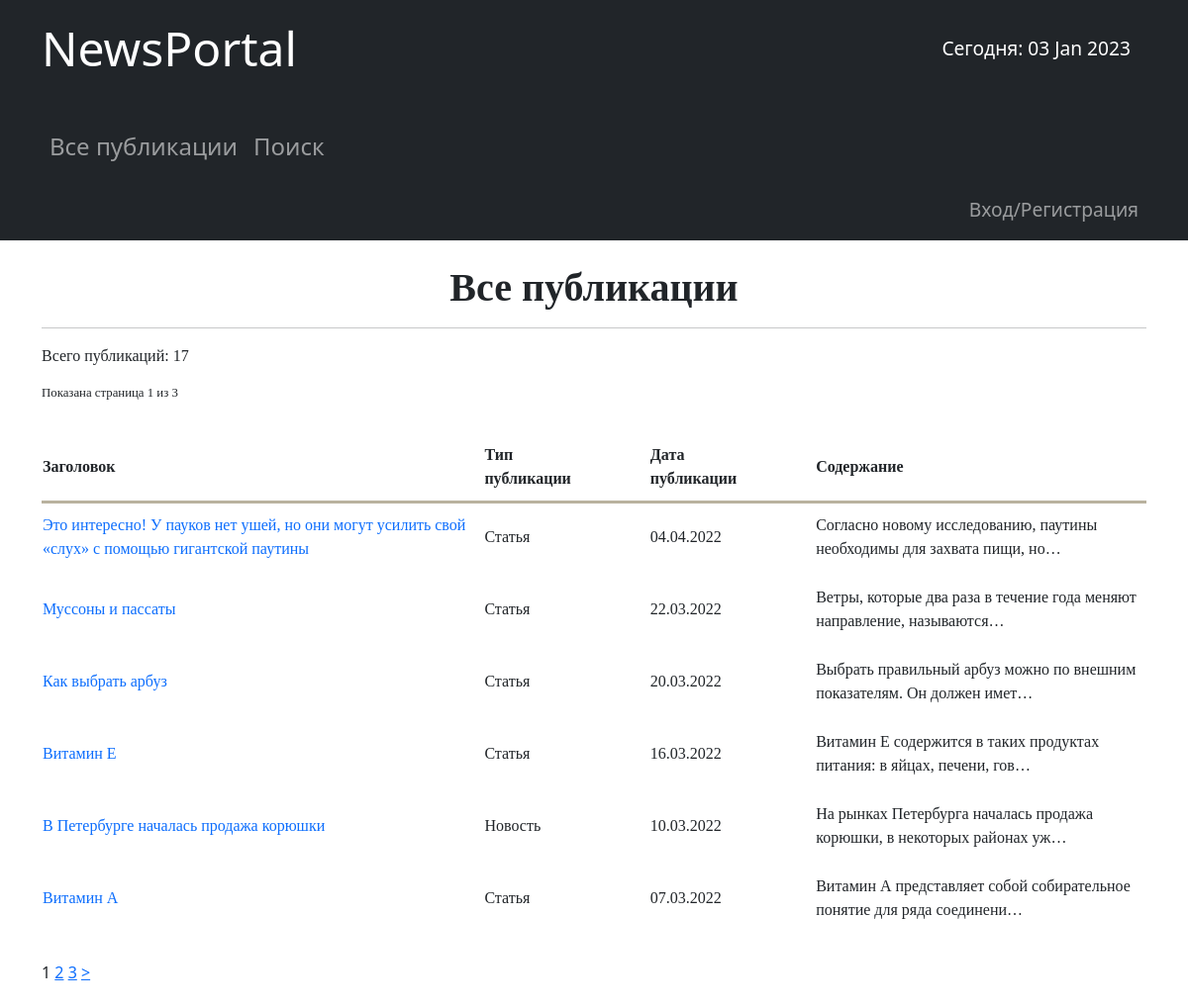
/, run on an earlier commit of the app's database.
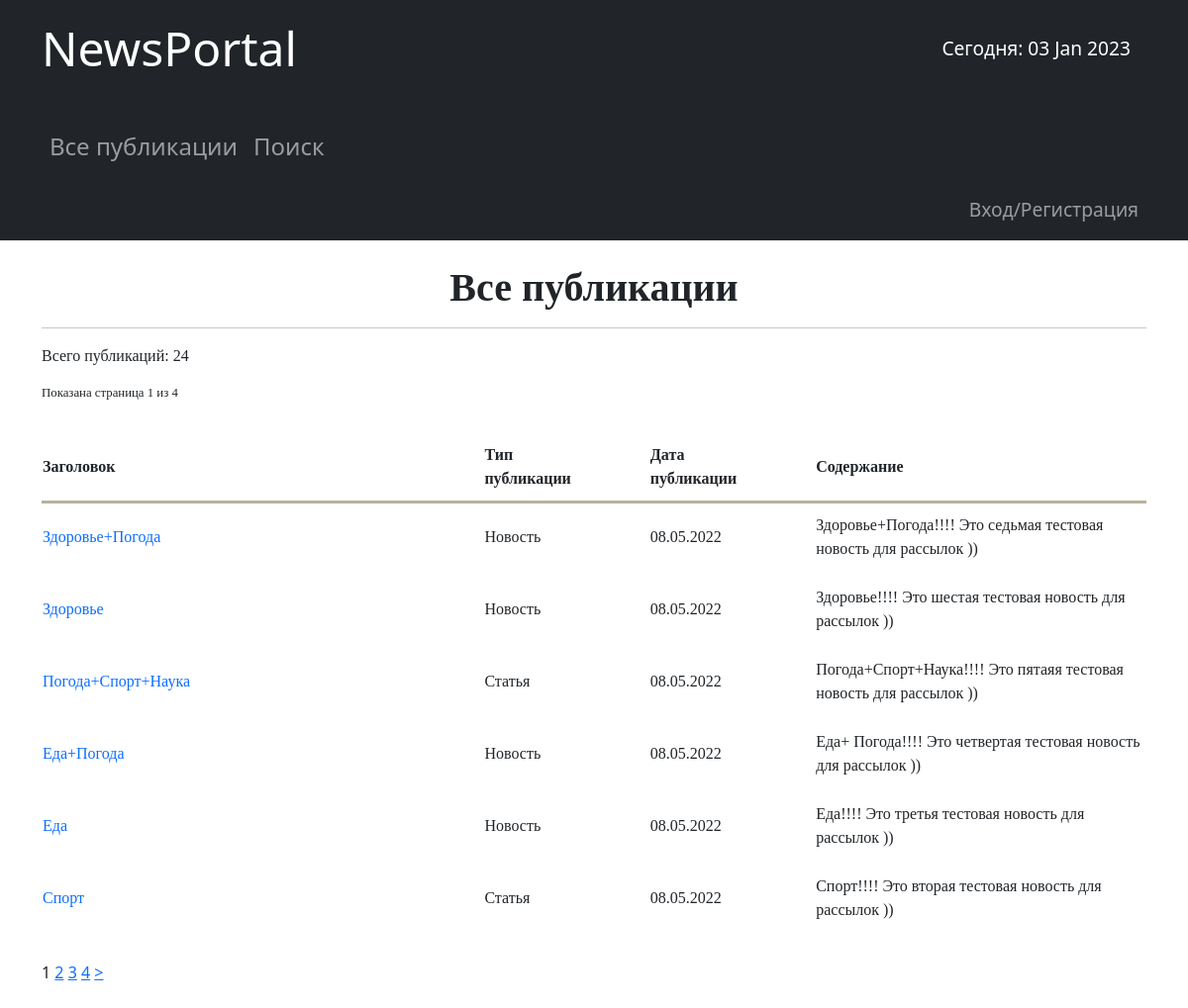
And on a later commit of the database.
### news/models.py (models this page shows, shortened)
class Post(models.Model):
    article = 'ART'
    news = 'NWS'
    TYPE = [
        (news, 'Новость'),
        (article, 'Статья'),
    ]
    author = models.ForeignKey(Author, on_delete=models.CASCADE)
    type = models.CharField(max_length=3, choices=TYPE, default=news)
    time_in = models.DateTimeField(auto_now_add=True)
    category = models.ManyToManyField(Category, through='PostCategory')
    head = models.CharField(max_length=255)
    text = models.TextField()
    rating = models.SmallIntegerField(default=0)

### news/views.py (the view)
# urls.py: path('', PostsView.as_view()),
class PostsView(ListView):
    model = Post
    template_name = 'posts.html'
    context_object_name = 'posts'
    ordering = ['-time_in']
    paginate_by = 6
    def get_context_data(self, **kwargs):
        context = super().get_context_data(**kwargs)
        context['all'] = len(self.get_queryset())
        context['author'] = False
        context['is_author'] = self.request.user.groups.filter(name='authors').exists()
        return context

### news/templatetags/custom_filters.py (called while the page is built)
@register.filter(name='censor')
def censor(text):
    if type(text) != str:
        raise TypeException(f'Объект <{text}> не является строкой! Нельзя применить фильтр "Цензор"!')
    cens_list = ['word1', 'word2', 'wo3']
    text_lower = text.lower()
    for word in cens_list:
        begin_index = 0
        replace_id = True
        while replace_id:
            replace_index = text_lower[begin_index:].find(word) + begin_index
            if (replace_index - begin_index) == -1:
                replace_id = False
            else:
                begin_index = replace_index + len(word)
                text = text[:replace_index + 1] + '*' * (len(word) - 1) + text[begin_index:]
                text_lower = text_lower[:replace_index + 1] + '*' * (len(word) - 1) + text_lower[begin_index:]
    return text

### news/templatetags/custom_tags.py (called while the page is built)
@register.simple_tag()
def current_time(format_string='%b %d %Y'):
    return datetime.utcnow().strftime(format_string)

### templates/posts.html (shortened to what this page needs)
{% extends 'flatpages/default.html' %}
{% load custom_filters %}
{% block content %}
    <br/>
    {% if author %}
        <h1 align="center" style="font-family: Georgia;"><strong> Мои публикации </strong></h1>
    {% else %}
        <h1 align="center" style="font-family: Georgia;"><strong> Все публикации </strong></h1>
    {% endif %}
    <hr>
    {% if posts %}
        <p style="font-size: 1em; font-family: Georgia;">
            Всего публикаций: {{ all }}
        </p>
        <p style="font-size: 0.8em; font-family: Georgia;">
            Показана страница {{ page_obj.number }} из {{ page_obj.paginator.num_pages }}
        </p>
        <br/>
        <table style="width: 100%; font-family: Georgia;">
            <tr>
                <th style="border-bottom: 3px solid #B9B29F; width:40%;padding-bottom: 10px;"> Заголовок </th>
                <th style="border-bottom: 3px solid #B9B29F; width:15%;padding-bottom: 10px;"> Тип<br/>публикации </th>
                <th style="border-bottom: 3px solid #B9B29F; width:15%;padding-bottom: 10px;"> Дата<br/>публикации </th>
                <th style="border-bottom: 3px solid #B9B29F; width:45%;padding-bottom: 10px;"> Содержание </th>
            </tr>
            {% for post in posts %}
                <tr>
                    <td style="padding-top: 10px; padding-bottom: 15px">
                        {% if post.type == 'NWS' %}
                            <a href="{% url 'post_detail' post.id %}" style="text-decoration: none"> {{ post.head | censor}} </a>
                        {% else %}
                            <a href="{% url 'art_detail' post.id %}" style="text-decoration: none"> {{ post.head | censor}} </a>
                        {% endif %}
                        <br/>
                    </td>
                    <td style="padding-top: 10px; padding-bottom: 15px"> {{ post.get_type_display }} </td>
                    <td style="padding-top: 10px; padding-bottom: 15px"> {{ post.time_in | date:'d.m.Y' }} </td>
                    <td style="padding-top: 10px; padding-bottom: 15px"> {{ post.text | censor | truncatechars:70 }} </td>
                </tr>
            {% endfor %}
        </table>
        <br/>
        {% if is_paginated %}
            {{ page_obj.number }}
            {% if page_obj.has_next %}
                {% if page_obj.number|add:'2' < page_obj.paginator.num_pages %}
                    <a href="?page={{ page_obj.next_page_number }}">{{ page_obj.next_page_number }}</a>
                    <a href="?page={{ page_obj.next_page_number|add:'1' }}">{{ page_obj.next_page_number|add:'1' }}</a>
                {% endif %}
                {% if page_obj.number|add:'2' == page_obj.paginator.num_pages %}
                    <a href="?page={{ page_obj.next_page_number }}">{{ page_obj.next_page_number }}</a>
                {% endif %}
                <a href="?page={{ page_obj.paginator.num_pages }}">{{ page_obj.paginator.num_pages }}</a>
                <a href="?page={{ page_obj.next_page_number }}">></a>
            {% endif %}
        {% endif %}
    {% else %}
        <h2 style="font-family: Georgia;"> Публикаций нет!</h2>
    {% endif %}
    <br/><br/>
{% endblock content %}

What changed in the data, as far as the page shows it:
no longer on this page (row unchanged): Post: head|censor "Это интересно! У пауков нет ушей, но они могут усилить свой «слух» с помощью гигантской паутины", type "Статья", time_in "04.04.2022", text|censor "Согласно новому исследованию, паутины необходимы для захвата пищи, но…"
no longer on this page (row unchanged): Post: head|censor "Муссоны и пассаты", type "Статья", time_in "22.03.2022", text|censor "Ветры, которые два раза в течение года меняют направление, называются…"
no longer on this page (row unchanged): Post: head|censor "Как выбрать арбуз", type "Статья", time_in "20.03.2022", text|censor "Выбрать правильный арбуз можно по внешним показателям. Он должен имет…"
no longer on this page (row unchanged): Post: head|censor "Витамин Е", type "Статья", time_in "16.03.2022", text|censor "Витамин Е содержится в таких продуктах питания: в яйцах, печени, гов…"
no longer on this page (row unchanged): Post: head|censor "В Петербурге началась продажа корюшки", type "Новость", time_in "10.03.2022", text|censor "На рынках Петербурга началась продажа корюшки, в некоторых районах уж…"
no longer on this page (row unchanged): Post: head|censor "Витамин А", type "Статья", time_in "07.03.2022", text|censor "Витамин А представляет собой собирательное понятие для ряда соединени…"
added Post: head|censor "Здоровье+Погода", type "Новость", time_in "08.05.2022", text|censor "Здоровье+Погода!!!! Это седьмая тестовая новость для рассылок ))"
added Post: head|censor "Здоровье", type "Новость", time_in "08.05.2022", text|censor "Здоровье!!!! Это шестая тестовая новость для рассылок ))"
added Post: head|censor "Погода+Спорт+Наука", type "Статья", time_in "08.05.2022", text|censor "Погода+Спорт+Наука!!!! Это пятаяя тестовая новость для рассылок ))"
added Post: head|censor "Еда+Погода", type "Новость", time_in "08.05.2022", text|censor "Еда+ Погода!!!! Это четвертая тестовая новость для рассылок ))"
added Post: head|censor "Еда", type "Новость", time_in "08.05.2022", text|censor "Еда!!!! Это третья тестовая новость для рассылок ))"
added Post: head|censor "Спорт", type "Статья", time_in "08.05.2022", text|censor "Спорт!!!! Это вторая тестовая новость для рассылок ))"
Also different on the page:
{{ all }}: "17" → "24"
{{ page_obj.paginator.num_pages }}: "3" → "4"
{{ page_obj.next_page_number }}: (not shown) → "2"
{{ page_obj.next_page_number|add:'1' }}: (not shown) → "3"
{{ page_obj.next_page_number }}: "2" → (not shown)
